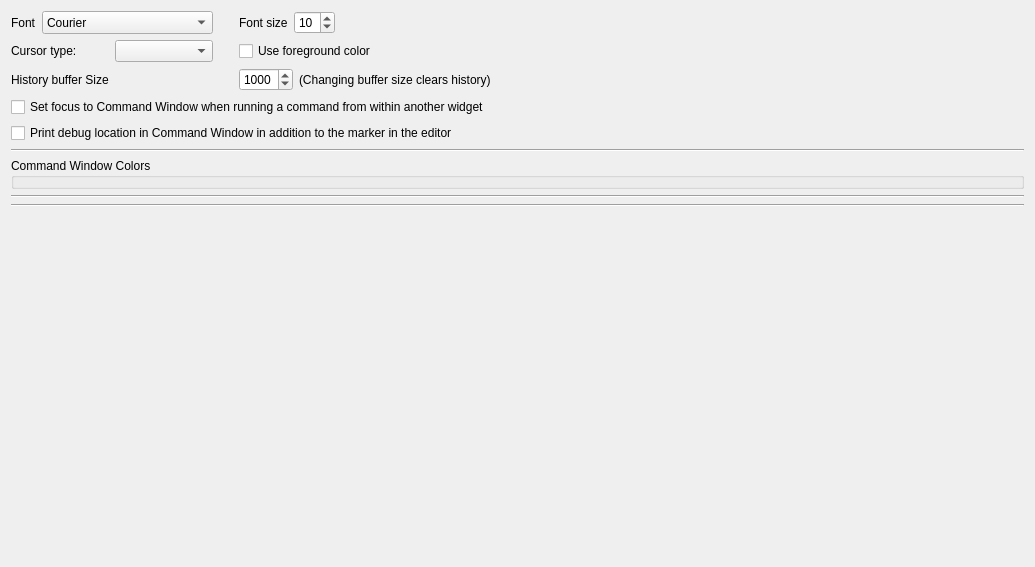
         <widget class="QWidget" name="scrollAreaWidgetContents_4">
          <property name="geometry">
           <rect>
            <x>0</x>
            <y>0</y>
            <width>1035</width>
            <height>567</height>
           </rect>
          </property>
          <layout class="QVBoxLayout" name="verticalLayout_7">
           <item>
            <layout class="QVBoxLayout" name="verticalLayout_8">
             <item>
              <layout class="QGridLayout" name="gridLayout_7">
               <property name="sizeHint" stdset="0">
                <size>
                 <width>40</width>
                 <height>20</height>
                </size>
               </property>
               <item row="1" column="2">
                <layout class="QHBoxLayout" name="horizontalLayout_13">
                 <item>
                  <widget class="QCheckBox" name="terminal_cursorUseForegroundColor">
                   <property name="text">
                    <string>Use foreground color</string>
                   </property>
                  </widget>
                 </item>
                </layout>
               </item>
               <item row="1" column="0">
                <layout class="QHBoxLayout" name="horizontalLayout_7">
                 <item>
                  <widget class="QLabel" name="label">
                   <property name="text">
                    <string>Cursor type:</string>
                   </property>
                  </widget>
                 </item>
                 <item>
                  <widget class="QComboBox" name="terminal_cursorType"/>
                 </item>
                </layout>
               </item>
               <item row="0" column="0">
                <layout class="QHBoxLayout" name="horizontalLayout_11">
                 <item>
                  <widget class="QLabel" name="label_11">
                   <property name="text">
                    <string>Font</string>
                   </property>
                  </widget>
                 </item>
                 <item>
                  <widget class="QFontComboBox" name="terminal_fontName">
                   <property name="sizePolicy">
                    <sizepolicy hsizetype="Preferred" vsizetype="Preferred">
                     <horstretch>0</horstretch>
                     <verstretch>0</verstretch>
                    </sizepolicy>
                   </property>
                   <property name="editable">
                    <bool>false</bool>
                   </property>
                   <property name="fontFilters">
                    <set>QFontComboBox::MonospacedFonts</set>
                   </property>
                  </widget>
                 </item>
                </layout>
               </item>
               <item row="0" column="2">
                <layout class="QHBoxLayout" name="horizontalLayout_12">
                 <item>
                  <widget class="QLabel" name="label_12">
                   <property name="text">
                    <string>Font size</string>
                   </property>
                  </widget>
                 </item>
                 <item>
                  <widget class="QSpinBox" name="terminal_fontSize">
                   <property name="sizePolicy">
                    <sizepolicy hsizetype="Preferred" vsizetype="Preferred">
                     <horstretch>0</horstretch>
                     <verstretch>0</verstretch>
                    </sizepolicy>
                   </property>
                   <property name="minimum">
                    <number>2</number>
                   </property>
                   <property name="maximum">
                    <number>96</number>
                   </property>
                   <property name="value">
                    <number>10</number>
                   </property>
                  </widget>
                 </item>
                 <item>
                  <spacer name="horizontalSpacer_27">
                   <property name="orientation">
                    <enum>Qt::Horizontal</enum>
                   </property>
                   <property name="sizeHint" stdset="0">
                    <size>
                     <width>40</width>
                     <height>20</height>
                    </size>
                   </property>
                  </spacer>
                 </item>
                </layout>
               </item>
               <item row="2" column="2">
                <layout class="QHBoxLayout" name="horizontalLayout_5">
                 <property name="topMargin">
                  <number>0</number>
                 </property>
                 <item>
                  <widget class="QSpinBox" name="terminal_history_buffer">
                   <property name="sizePolicy">
                    <sizepolicy hsizetype="Preferred" vsizetype="Preferred">
                     <horstretch>0</horstretch>
                     <verstretch>0</verstretch>
                    </sizepolicy>
                   </property>
                   <property name="minimum">
                    <number>0</number>
                   </property>
                   <property name="maximum">
                    <number>5000</number>
                   </property>
                   <property name="singleStep">
                    <number>20</number>
                   </property>
                   <property name="value">
                    <number>1000</number>
                   </property>
                  </widget>
                 </item>
                 <item>
                  <widget class="QLabel" name="label_20">
                   <property name="text">
                    <string>(Changing buffer size clears history)</string>
                   </property>
                  </widget>
                 </item>
                 <item>
                  <spacer name="horizontalSpacer_16">
                   <property name="orientation">
                    <enum>Qt::Horizontal</enum>
                   </property>
                   <property name="sizeHint" stdset="0">
                    <size>
                     <width>40</width>
                     <height>20</height>
                    </size>
                   </property>
                  </spacer>
                 </item>
                </layout>
               </item>
               <item row="2" column="0">
                <widget class="QLabel" name="label_19">
                 <property name="minimumSize">
                  <size>
                   <width>100</width>
                   <height>20</height>
                  </size>
                 </property>
                 <property name="text">
                  <string>History buffer Size</string>
                 </property>
                </widget>
               </item>
               <item row="0" column="1">
                <spacer name="horizontalSpacer_28">
                 <property name="orientation">
                  <enum>Qt::Horizontal</enum>
                 </property>
                 <property name="sizeType">
                  <enum>QSizePolicy::Fixed</enum>
                 </property>
                 <property name="sizeHint" stdset="0">
                  <size>
                   <width>20</width>
                   <height>20</height>
                  </size>
                 </property>
                </spacer>
               </item>
              </layout>
             </item>
             <item>
              <layout class="QGridLayout" name="gridLayout_15">
               <item row="0" column="0">
                <widget class="QCheckBox" name="terminal_focus_command">
                 <property name="text">
                  <string>Set focus to Command Window when running a command from within another widget</string>
                 </property>
                </widget>
               </item>
               <item row="1" column="0">
                <widget class="QCheckBox" name="terminal_print_dbg_location">
                 <property name="text">
                  <string>Print debug location in Command Window in addition to the marker in the editor</string>
                 </property>
                </widget>
               </item>
              </layout>
             </item>
             <item>
              <widget class="Line" name="line_7">
               <property name="orientation">
                <enum>Qt::Horizontal</enum>
               </property>
              </widget>
             </item>
             <item>
              <widget class="QGroupBox" name="terminal_colors_box">
               <property name="title">
                <string>Command Window Colors</string>
               </property>
              </widget>
             </item>
             <item>
              <widget class="Line" name="line_5">
               <property name="minimumSize">
                <size>
                 <width>0</width>
                 <height>0</height>
                </size>
               </property>
               <property name="orientation">
                <enum>Qt::Horizontal</enum>
               </property>
              </widget>
             </item>
             <item>
              <widget class="Line" name="line_6">
               <property name="orientation">
                <enum>Qt::Horizontal</enum>
               </property>
              </widget>
             </item>
            </layout>
           </item>
           <item>
            <spacer name="verticalSpacer_3">
             <property name="orientation">
              <enum>Qt::Vertical</enum>
             </property>
             <property name="sizeType">
              <enum>QSizePolicy::Expanding</enum>
             </property>
             <property name="sizeHint" stdset="0">
              <size>
               <width>20</width>
               <height>40</height>
              </size>
             </property>
            </spacer>
           </item>
          </layout>
         </widget>
